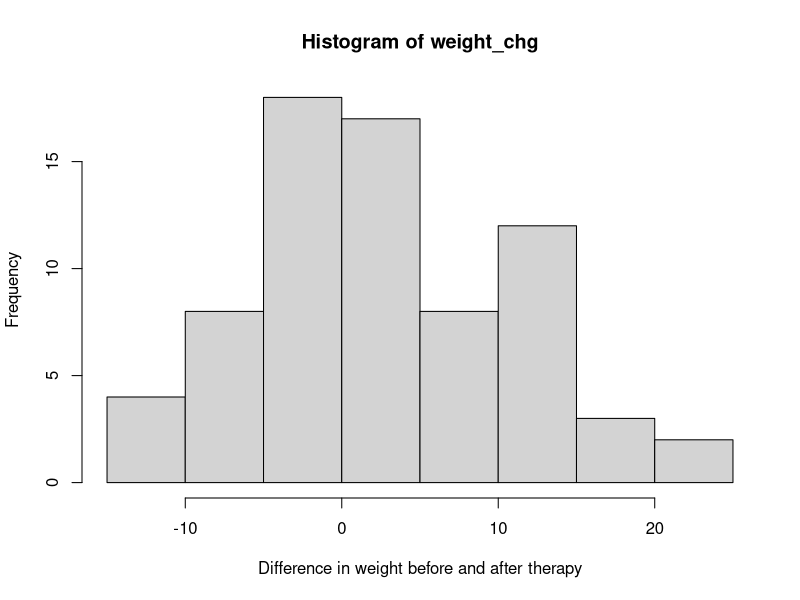

Reproduce this figure in R. (Note: this script raises an error after producing the figure.)
## -----------------------------------------------------------------------------
#| include: false

invisible(NULL)
library(dplyr)


## flowchart TD
## A[Unknown Population Parameters<br/>μ, σ, p, etc.] --> B[Probability Model<br/>Normal, Binomial, etc.]
## B --Random sampling mechanism--> D[Observed Sample Data<br/>x₁, x₂, ..., xₙ]
## D --Statistical inference--> A
## 
## style A fill:#ffcccc
## style D fill:#ccffcc

## flowchart TD
##     A[What type of parameter?] --> B[Mean]
##     A --> C[Proportion]
##     A --> D[Categorical Association]
## 
##     B --> E[How many groups?]
##     E --> F[One sample<br/>t.test&#40;x, mu = μ₀&#41;]
##     E --> G[Two samples<br/>t.test&#40;y ~ group&#41;<br/>or<br/>t.test&#40;x1, x2&#41;]
## 
##     C --> H[How many groups?]
##     H --> I[One sample<br/>prop.test&#40;x, n, p = p₀&#41;]
##     H --> J[Two samples<br/>prop.test&#40;c&#40;x1,x2&#41;, c&#40;n1,n2&#41;&#41;]
## 
##     D --> K[Test of independence<br/>chisq.test&#40;table&#40;var1, var2&#41;&#41;]
## 
##     style F fill:#e1f5fe
##     style G fill:#e1f5fe
##     style I fill:#f3e5f5
##     style J fill:#f3e5f5
##     style K fill:#e8f5e8

## -----------------------------------------------------------------------------
#| code-fold: true
#| code-summary: Load the dataset, derive the weight change, and plot
#| echo: true

data(anorexia, package = "MASS")
weight_chg <- anorexia$Postwt - anorexia$Prewt
hist(weight_chg, xlab = "Difference in weight before and after therapy")


## -----------------------------------------------------------------------------
#| echo: true

summary(weight_chg)


## -----------------------------------------------------------------------------
#| echo: true

test_result <- t.test(
  x = weight_chg, # numeric vector of observations
  mu = 0, # value from H0
  alternative = "greater" # what kind of inequality is in HA
)
test_result


## -----------------------------------------------------------------------------
#| echo: true

# do not need "mu" or "alternative" arguments here
# we do need the "level" argument
ci_result <- t.test(x = weight_chg,
                    level = 0.95) 
class(ci_result)
typeof(ci_result)
names(ci_result)
ci_result$conf.int


## flowchart LR
##     A[Eligible Patients<br/>with Epilepsy] --> B[Randomization]
##     B --> C[Treatment Group<br/>Progabide]
##     B --> D[Control Group<br/>Placebo]
##     C --> E[Measure<br/>log Seizure Rate]
##     D --> F[Measure<br/>log Seizure Rate]
##     E --> G[Statistical Comparison<br/>t.test&#40;log.seizure.rate ~ treatment&#41;]
##     F --> G
## 
##     style A fill:#f9f9f9
##     style B fill:#fff2cc
##     style C fill:#e1f5fe
##     style D fill:#ffebee
##     style G fill:#f3e5f5

## -----------------------------------------------------------------------------
#| code-fold: true
#| code-summary: Load and display the epilepsy clinical trial data
#| echo: true

data("epilepsy", package = "HSAUR")
epilepsy <- subset(epilepsy, period == "4")
epilepsy$log.seizure.rate <- log(1 + epilepsy$seizure.rate)
epilepsy$treatment <- relevel(epilepsy$treatment, "Progabide")
str(epilepsy)


## -----------------------------------------------------------------------------
#| echo: true

test_result <- t.test(
  log.seizure.rate ~ treatment,
  data = epilepsy,
  alternative = "less"
)
test_result


## -----------------------------------------------------------------------------
#| code-fold: true
#| code-summary: Define and display the poll results

n <- 2516
poll_data <- tribble(
  ~candidate, ~count,
  "Kamala Harris", 1132,
  "Donald Trump", 1157,
  "All other candidates", 227
) 
poll_data$proportion <- scales::percent(poll_data$count / n, 1)

knitr::kable(poll_data)


## -----------------------------------------------------------------------------
ci_result <- prop.test(x = 1132, n = 2516)$conf.int
ci_result


## -----------------------------------------------------------------------------
prop.test(x = 1132, n = 2516, alternative = "less", p = 0.5)


## flowchart LR
##     A[Eligible Patients<br/>with arthritis] --> B[Randomization]
##     B --> C[Treatment]
##     B --> D[Placebo]
##     C --> E[Proportion of patients<br/>showing marked symptom improvement]
##     D --> F[Proportion of patients<br/>showing marked symptom improvement]
##     E --> G[Statistical Comparison<br/>prop.test]
##     F --> G
## 
##     style A fill:#f9f9f9
##     style B fill:#fff2cc
##     style C fill:#e1f5fe
##     style D fill:#ffebee
##     style G fill:#f3e5f5

## -----------------------------------------------------------------------------
#| code-fold: true
#| code-summary: Load the patient-level data

if(!"vcd" %in% installed.packages()) install.packages("vcd")
data("Arthritis", package = "vcd")
str(Arthritis)


## -----------------------------------------------------------------------------
counts <- with(
  Arthritis,
  table(Treatment, Improved == "Marked",
        dnn = list("treatment", "marked_improvement"))
)
counts
prop.table(counts, margin = "treatment")
class(counts)


## -----------------------------------------------------------------------------
prop.test(
  counts[c("Treated", "Placebo"),
         c("TRUE", "FALSE")],
  alternative = "greater"
)


## -----------------------------------------------------------------------------
ci_result <- prop.test(counts)$conf.int
ci_result


## -----------------------------------------------------------------------------
#| code-fold: true
#| code-summary: Load and display the Titanic survival data

data("Titanic", package = "datasets")
str(Titanic)


## -----------------------------------------------------------------------------
class_table <- margin.table(Titanic, c("Class", "Survived"))
class_table


## -----------------------------------------------------------------------------
chisq.test(class_table)


## -----------------------------------------------------------------------------
outcome <- matrix(
  c(3, 1,
    1, 3),
  nrow = 2, ncol = 2,
  byrow = TRUE, dimnames = list(guess = c("tea first", "milk first"),
                                truth = c("tea first", "milk first"))
)
outcome


## -----------------------------------------------------------------------------
fisher.test(outcome, alternative = "greater")
